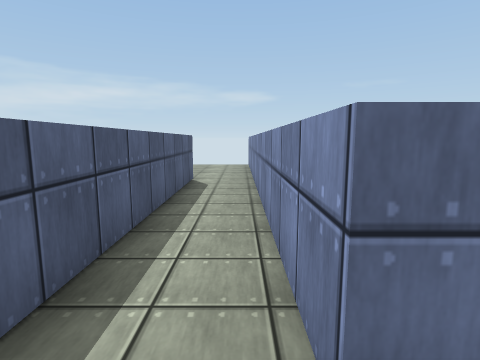
view 1 (above)

14 first-person views from a walk through a Unity game level. The camera is 1.4 m above the floor, tilts 8° down and sees 80° across. The floor is counted in squares, 1 m on a side. Each view is taken from the middle of a square. On the plan, view 1 faces up. The plan holds only what a view shows up to about 14 squares ahead; the rest is blank. Surface patterns are stand-ins for the level's own textures.

view 2
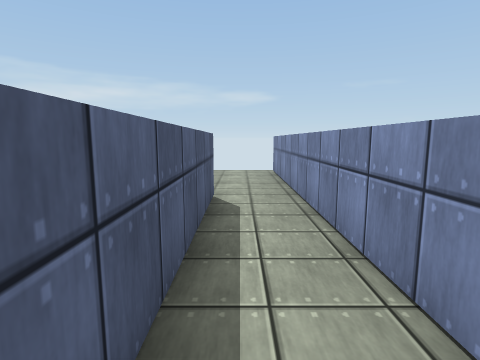

view 3
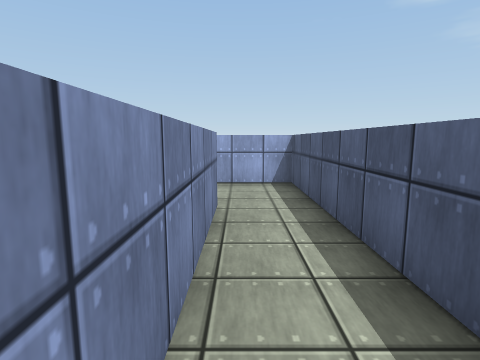

view 4
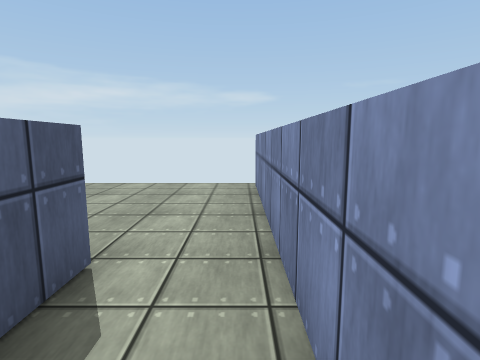

view 5
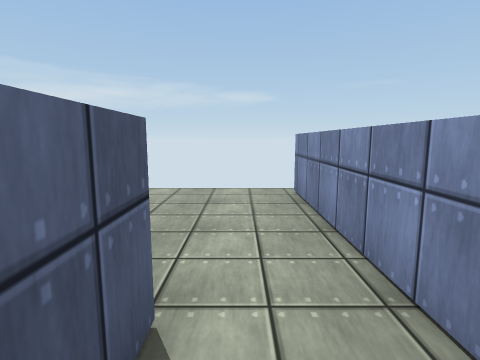

view 6
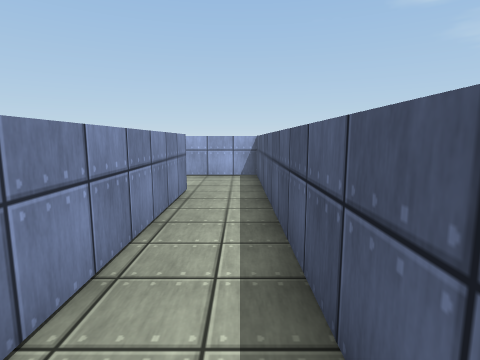

view 7
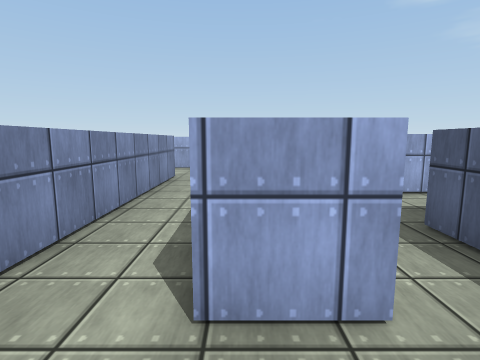

view 8
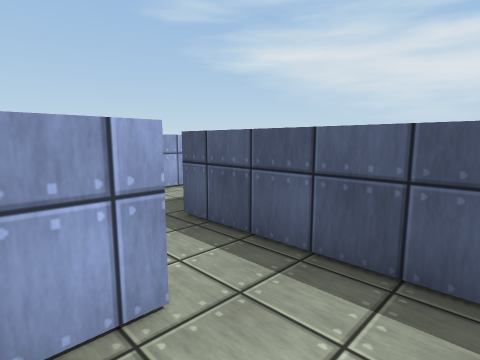

view 9
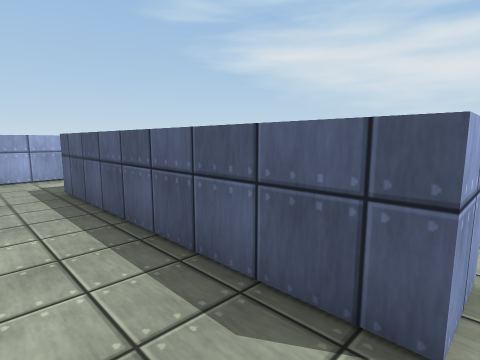

view 10
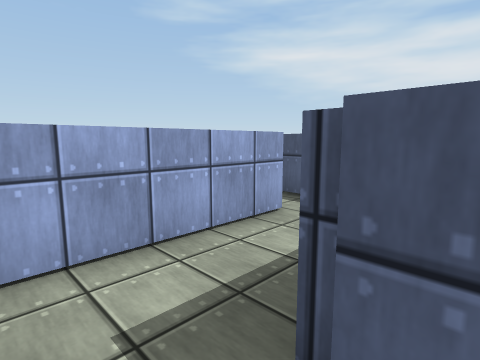

view 11
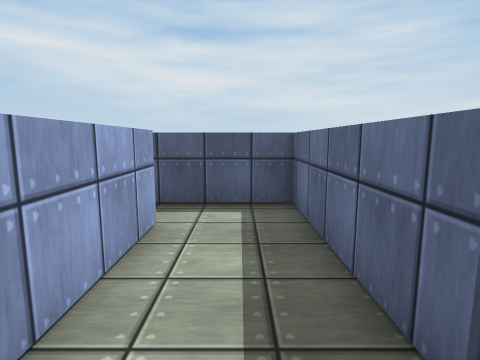

view 12
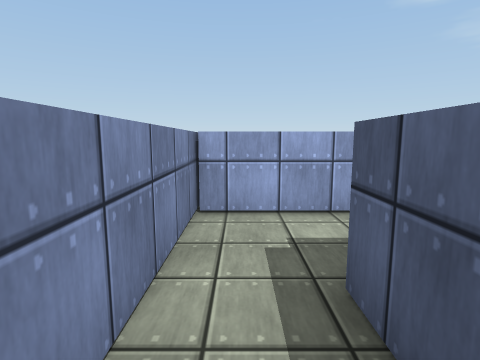

view 13
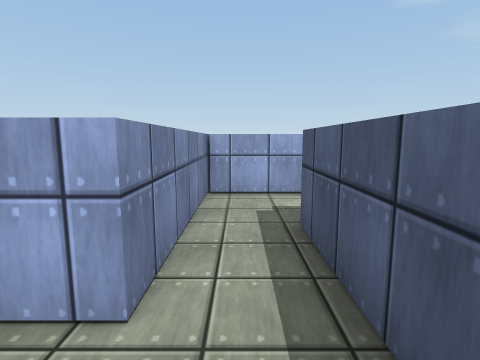

view 14
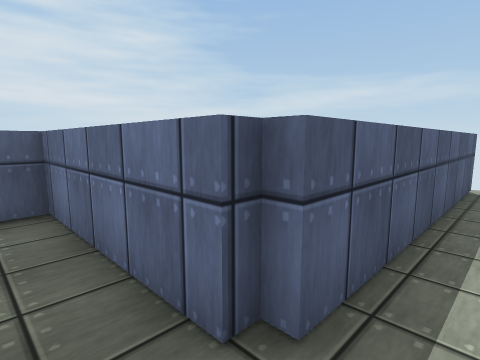

### Floor plan
Points are (right, up) in squares from view 1. A wall is a line through its corners. A room is listed if a view was taken in it or the views show most of it. See-through windows are left out.
Room 1 (views 1, 2, 3, 4, 5, 6, 7, 8, 9, 13)
walls: (-3.2, 10) (-1.6, 10) (-1.6, -2.1) (1.2, -2.1); (-5, 15.8) (-5, 10.4); (0.5, 1.2) (0.5, 15.8)
ways out: opening at (-4, 10) to room 2; opening at (1.5, -0.5)
Room 2 (views 10, 11, 12, 14)
walls: (-8.6, 4.6) (-3.1, 4.6); (-3.2, 3.9) (-3.2, 10); (-5, 10.4) (-5, 7.5) (-5.3, 7.5) (-5.3, 7.2) (-10.1, 7.2) (-10.1, 4.6)
ways out: opening at (-4, 10) to room 1; opening at (-9, 3.5)

Positions as (right, up) in squares from view 1, and headings:
1: (0, 0), facing up
2: (-1, 3), facing up
3: (0, 7), facing down
4: (0, 7), facing up
5: (-1, 8), facing up
6: (-1, 9), facing down
7: (-2, 12), facing down
8: (-2, 12), facing down-left
9: (-3, 16), facing down-left
10: (-4, 8), facing down-left
11: (-4, 6), facing left
12: (-4, 10), facing down
13: (-4, 12), facing down
14: (-4, 6), facing up-left
